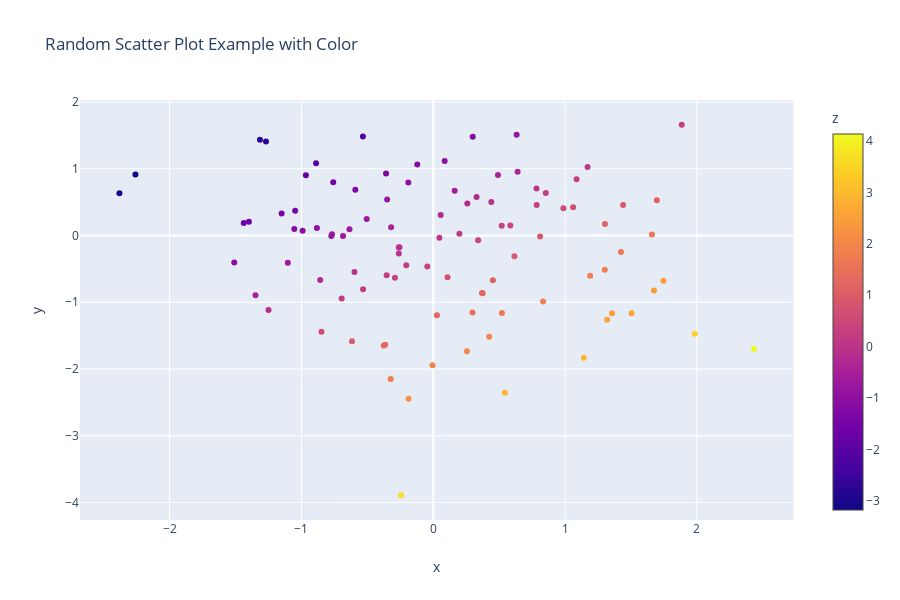

The code cell stored with this chart in its notebook:
### Code cell
data['z'] = data['x'] - data['y']
px.scatter(data, x='x', y='y', color='z', title='Random Scatter Plot Example with Color').show()
